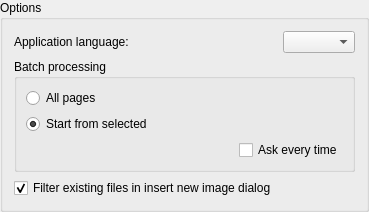
         <widget class="QGroupBox" name="optGeneral">
          <property name="title">
           <string>Options</string>
          </property>
          <layout class="QFormLayout" name="formLayout">
           <item row="0" column="1">
            <widget class="QComboBox" name="language">
             <property name="maximumSize">
              <size>
               <width>200</width>
               <height>16777215</height>
              </size>
             </property>
            </widget>
           </item>
           <item row="0" column="0">
            <widget class="QLabel" name="label">
             <property name="text">
              <string>Application language:</string>
             </property>
            </widget>
           </item>
           <item row="1" column="0" colspan="2">
            <widget class="QGroupBox" name="groupBox">
             <property name="title">
              <string>Batch processing</string>
             </property>
             <layout class="QVBoxLayout" name="verticalLayout_55">
              <item>
               <widget class="QRadioButton" name="startBatchProcessingDlgAllPages">
                <property name="text">
                 <string>All pages</string>
                </property>
                <property name="checked">
                 <bool>false</bool>
                </property>
               </widget>
              </item>
              <item>
               <widget class="QRadioButton" name="startBatchProcessingDlgFromSelected">
                <property name="text">
                 <string>Start from selected</string>
                </property>
                <property name="checked">
                 <bool>true</bool>
                </property>
               </widget>
              </item>
              <item>
               <layout class="QHBoxLayout" name="horizontalLayout_5">
                <item>
                 <spacer name="horizontalSpacer_5">
                  <property name="orientation">
                   <enum>Qt::Horizontal</enum>
                  </property>
                  <property name="sizeHint" stdset="0">
                   <size>
                    <width>40</width>
                    <height>20</height>
                   </size>
                  </property>
                 </spacer>
                </item>
                <item>
                 <widget class="QCheckBox" name="showStartBatchProcessingDlg">
                  <property name="text">
                   <string>Ask every time</string>
                  </property>
                 </widget>
                </item>
               </layout>
              </item>
             </layout>
            </widget>
           </item>
           <item row="2" column="0">
            <widget class="QCheckBox" name="cbDontUseNativeDlg">
             <property name="text">
              <string>Filter existing files in insert new image dialog</string>
             </property>
             <property name="checked">
              <bool>true</bool>
             </property>
            </widget>
           </item>
          </layout>
         </widget>
